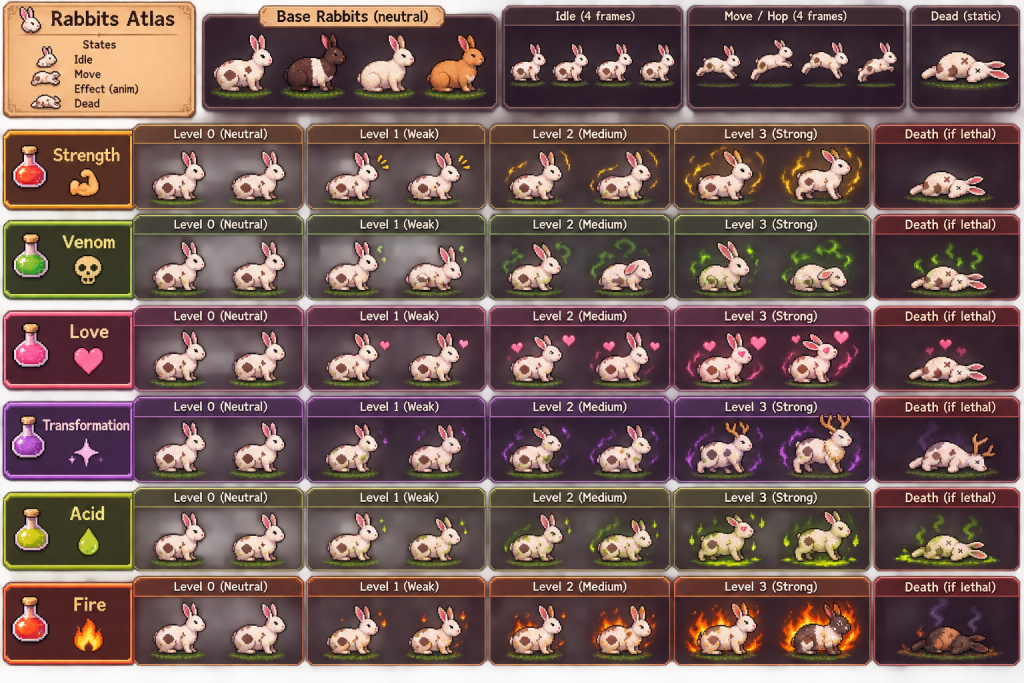
#> input picture art/rabbits/rabbits_atlas.png, 6144 x 4096 px (shown at 1/6 size)
$ python make-rabbits.py ../art/rabbits/rabbits_atlas.png
#> lines starting #> are read from the running program, lines starting #| are printed output that depends on the picture
### scripts/pixelart.py
"""Pixel-art helpers shared by the Wilds sprite builds (scripts/make-meadow.py,
scripts/make-wilds.py). Dev-time only; needs Pillow and NumPy.

The packs are generated concept art: soft edges, uneven grids and far more
colours than pixel art uses. These bring a sprite down to art pixels by
majority vote with a hard alpha (`fit` to an exact size, `down` by a fixed
factor), snap it to a palette, clean stray pixels and halos, outline it and
pack sprites into an atlas.
"""
import colorsys
import math
from collections import Counter
import numpy as np
from PIL import Image


INK = (26, 18, 24, 255)      # the game's outline colour (#1a1218)
GLOW = (255, 243, 196, 255)  # hover outline: warm parchment white


def hexes(*cs):
    return [tuple(int(c[i:i + 2], 16) for i in (1, 3, 5)) for c in cs]


# [29 lines left out: function down, not called in this run]


def dist(a, b):
    return 2 * (a[0] - b[0]) ** 2 + 4 * (a[1] - b[1]) ** 2 + 3 * (a[2] - b[2]) ** 2


# [29 lines left out: functions snap, accents, not called in this run]


def neighbours(p, x, y, w, h):
    return [p[nx, ny] for nx, ny in ((x + 1, y), (x - 1, y), (x, y + 1), (x, y - 1)) if 0 <= nx < w and 0 <= ny < h]


# [80 lines left out: functions despeckle, majority, rim, defringe, not called in this run]


# bark, dark to light (rendering/regions.js OAKBARK)
BARK = hexes('#1e1008', '#4a2a14', '#6e4220', '#94602e', '#b8844a', '#d8a868')


# [41 lines left out: function bark_texture, not called in this run]


def trim(im):
    box = im.getchannel('A').getbbox()
    return im.crop(box) if box else im


# [48 lines left out: functions outline, list_icon, recolour, not called in this run]


def hue_in(h, lo, hi):
    h *= 360
    return lo <= h <= hi if lo <= hi else h >= lo or h <= hi


# [9 lines left out: function anchored, not called in this run]


def pack(sprites, width=256, gap=1):
    order = sorted(sprites, key=lambda k: (-sprites[k].height, k))
    x = y = row = 0
    rects = {}
    for k in order:
        im = sprites[k]
        if x + im.width > width:
            x, y, row = 0, y + row + gap, 0
        rects[k] = (x, y, im.width, im.height)
        x += im.width + gap
        row = max(row, im.height)
    atlas = Image.new('RGBA', (width, y + row), (0, 0, 0, 0))
    for k, (x, y, _, _) in rects.items():
        atlas.paste(sprites[k], (x, y))
    return atlas, rects


# [25 lines left out: function fit, not called in this run]

### scripts/make-rabbits.py
"""Build the Moon Rabbit sprite atlas from the Rabbits Atlas sheet.
Dev-time only: `python scripts/make-rabbits.py` (needs Pillow and NumPy).

The sheet (art/rabbits/rabbits_atlas.png) is a table: along the top the base
rabbits, the idle and hop cycles (four frames each) and the dead rabbit; then
one row per effect (strength, venom, love, transformation, acid, fire) with
two frames for each level 0-3 and a death frame.

Each slot's dark backdrop is flooded in from the slot's edge and cleared (the
rabbits' near-black outline stops the flood, so a pale coat inside it stays,
while coloured auras, flames, hearts and wisps are kept), and the grass tuft
under the feet is dropped (the game draws its own straw). Every frame is then
brought down by one factor by majority vote on a fixed 48 x 34 window whose
bottom row is the feet and whose centre column is the body's, so frames swap
in place inside the 48 x 40 rabbit frame of rendering/rabbit.js (feet on row
33). A second set is made for kits, at kit size.

The rabbit's coat is recoloured per rabbit at run time. The build marks the
coat's pixels in the alpha channel: 254 the white fur, 253 the brown spots
(only on the body, the regions of fur and spot colours that meet the ink
outline, so a pale glint of an aura stays as painted), and
rendering/rabbit-sprites.js paints them in each rabbit's coat and pattern
colour, by their brightness against the ramps' light ends (FUR_V, SPOT_V).

Writes assets/rabbits/atlas.png and src/rendering/rabbit-atlas.js (the frame
rectangles). `--preview out.png` also writes an enlarged sheet.
"""
import colorsys
import os
import sys
import numpy as np
from PIL import Image

sys.path.insert(0, os.path.dirname(os.path.abspath(__file__)))
from pixelart import pack  # noqa: E402

ROOT = os.path.dirname(os.path.dirname(os.path.abspath(__file__)))
SRC = os.path.join(ROOT, 'art', 'rabbits', 'rabbits_atlas.png')
OUT_PNG = os.path.join(ROOT, 'assets', 'rabbits', 'atlas.png')
OUT_JS = os.path.join(ROOT, 'src', 'rendering', 'rabbit-atlas.js')

# the sheet as laid out at 2000 px wide (scaled to the real sheet below)
GRID = 2000
# sheet pixels per art pixel for a grown rabbit (about 26 px from ear tip to toe), and a kit's
SCALE = {'': 11.6, 'kit_': 11.6 / 0.66}
# glow darker than this (luma) outside the outline is backdrop
DIM = 84
# the window every frame is cut on: 48 wide, the feet on its last row
WIN_W, WIN_H, FEET = 48, 34, 33
# the effect rows, by channel (RABBIT_MARKS names): [y0, y1) of the cells
ROWS = [('strength', 282, 405), ('toxicity', 460, 582), ('love', 638, 760),
        ('transformation', 816, 938), ('acid', 992, 1112), ('fire', 1166, 1295)]
LEVEL_COLS = [(264, 588), (603, 944), (959, 1304), (1320, 1695)]
DEATH_COL = (1711, 1988)
TOP = (57, 203)
TOP_CELLS = {'base': ((400, 966), 4), 'idle': ((988, 1328), 4), 'hop': ((1348, 1762), 4), 'dead': ((1783, 1988), 1)}
BASES = ('spotted', 'dutch', 'white', 'ginger')
# the top cells draw their rabbits at other sizes than the effect rows: the
# ratio of each one's rabbit to an effect row's (widths of the cut frames),
# so every frame comes out at one size
CELL_SIZE = {'base': 1.15, 'idle': 0.7, 'hop': 0.7, 'dead': 1.18}


def load():
    im = Image.open(SRC).convert('RGB')
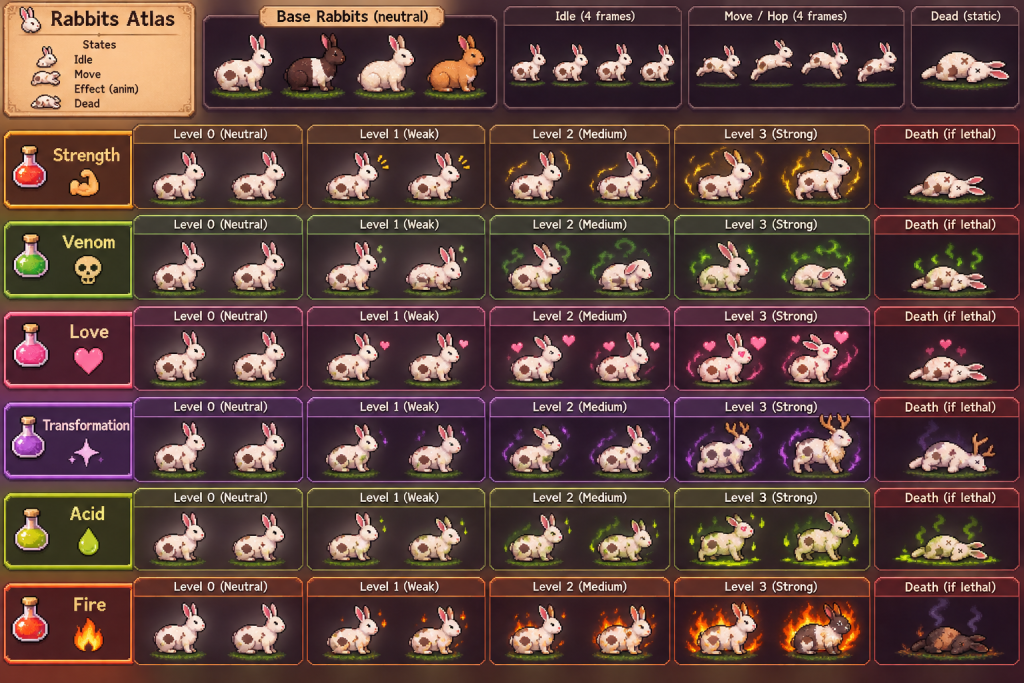
#> im: PIL image 6144x4096 RGB (shown at 1/6 size); mean R, G, B 97.2, 69.4, 64
    return np.asarray(im).astype(np.int16), im.width / GRID


def slots(n, x0, x1):
    w = (x1 - x0) / n
    return [(x0 + i * w, x0 + (i + 1) * w) for i in range(n)]


def flood(passable):
    """Pixels of `passable` reachable from the edge (4-neighbourhood)."""
    reach = np.zeros_like(passable)
    reach[0, :], reach[-1, :], reach[:, 0], reach[:, -1] = passable[0, :], passable[-1, :], passable[:, 0], passable[:, -1]
    while True:
        grown = reach.copy()
        grown[1:, :] |= reach[:-1, :]
        grown[:-1, :] |= reach[1:, :]
        grown[:, 1:] |= reach[:, :-1]
        grown[:, :-1] |= reach[:, 1:]
        grown &= passable
        if (grown == reach).all():
            return reach
        reach = grown


def cut(px, charred=False, dark=False):
    """RGBA of one slot: the backdrop and the grass cleared."""
    r, g, b = px[..., 0], px[..., 1], px[..., 2]
    hi, lo = px.max(-1), px.min(-1)
    luma = 0.3 * r + 0.59 * g + 0.11 * b
    # the backdrop: dark and dull (its vignette never gets brighter than this);
    # the outline is darker still, so the flood stops at the rabbit
    back = (luma >= 24) & (luma < 112) & (hi - lo < 46)
    if charred:
        # a burnt body is as dark and dull as the backdrop, but brown where it leans violet
        back &= b >= g - 6
    elif not dark:
        # the dim fringe of a glow is the glow mixed into the dark backdrop: muddy
        # on a light page, so only an aura's bright core is kept
        back |= (luma >= 24) & (luma < DIM)
    # grass: green, in the lowest band of the slot (where the tufts sit)
    h = px.shape[0]
    band = np.zeros_like(back)
    band[int(h * 0.74):, :] = True
    grass = band & (g > r + 6) & (g > b + 10) & (luma < 150)
    clear = flood(back | grass | (band & (luma < 24)))
    alpha = np.where(clear, 0, 255).astype(np.uint8)
    return np.dstack([px.astype(np.uint8), alpha])


def body_box(rgba):
    """Bottom row and centre column of the rabbit itself: its pale coat and dark outline, not its aura."""
    px = rgba[..., :3].astype(np.int16)
    hi, lo = px.max(-1), px.min(-1)
    a = rgba[..., 3] > 0
    luma = 0.3 * px[..., 0] + 0.59 * px[..., 1] + 0.11 * px[..., 2]
    coat = a & (hi - lo < 70) & (luma > 120)
    rows, cols = np.nonzero(coat)
    if not len(rows):
        rows, cols = np.nonzero(a)
    # the lowest coat row with real width (not a stray speck); the outline under it is added by the caller
    width = coat.sum(1)
    bottom = max(y for y in range(rgba.shape[0]) if width[y] >= max(3, width.max() * 0.08))
    x0, x1 = np.percentile(cols, [1, 99])
    return bottom, (x0 + x1) / 2


def window(rgba, f, bottom, cx):
    """Majority vote on the fixed window at f sheet pixels per art pixel."""
    pal_src = Image.fromarray(rgba[..., :3]).quantize(64, method=Image.Quantize.MEDIANCUT, dither=Image.Dither.NONE)
    idx, pal = np.asarray(pal_src), pal_src.getpalette()
    a = rgba[..., 3] > 0
    out = np.zeros((WIN_H, WIN_W, 4), np.uint8)
    top = bottom + 1 - WIN_H * f
    left = cx - WIN_W * f / 2
    H, W = a.shape
    for y in range(WIN_H):
        sy0, sy1 = int(round(top + y * f)), int(round(top + (y + 1) * f))
        if sy1 <= 0 or sy0 >= H:
            continue
        for x in range(WIN_W):
            sx0, sx1 = int(round(left + x * f)), int(round(left + (x + 1) * f))
            if sx1 <= 0 or sx0 >= W:
                continue
            ba = a[max(0, sy0):sy1, max(0, sx0):sx1]
            full = (sy1 - sy0) * (sx1 - sx0)
            if not ba.size or ba.sum() < full * 0.5:
                continue
            i = np.bincount(idx[max(0, sy0):sy1, max(0, sx0):sx1][ba]).argmax()
            out[y, x] = (*pal[i * 3:i * 3 + 3], 255)
    return out


def specks(out, keep=4):
    """Drop opaque islands smaller than `keep` pixels that are dull (noise, not a spark or a heart)."""
    h, w = out.shape[:2]
    seen = np.zeros((h, w), bool)
    for y in range(h):
        for x in range(w):
            if seen[y, x] or not out[y, x, 3]:
                continue
            comp, stack = [], [(y, x)]
            seen[y, x] = True
            while stack:
                cy, cx = stack.pop()
                comp.append((cy, cx))
                for ny, nx in ((cy + 1, cx), (cy - 1, cx), (cy, cx + 1), (cy, cx - 1)):
                    if 0 <= ny < h and 0 <= nx < w and not seen[ny, nx] and out[ny, nx, 3]:
                        seen[ny, nx] = True
                        stack.append((ny, nx))
            if len(comp) < keep:
                bright = max(colorsys.rgb_to_hsv(*(out[p][:3] / 255))[1] for p in comp)
                if bright < 0.45:
                    for p in comp:
                        out[p] = 0
    return out


# the frames whose rabbit is itself dark (the Dutch coat, the charred one in the flames)
DARK = ('dutch', 'fire_3_1')


def frame(sheet, k, box, f, charred=False, dark=False):
    """One frame: the slot in grid units, cut, anchored on its body, brought down by f."""
    (x0, x1), (y0, y1) = box
    px = sheet[int(y0 * k):int(y1 * k), int(x0 * k):int(x1 * k)]
    rgba = cut(px, charred, dark)
    bottom, cx = body_box(rgba)
    bottom += round(f * 0.9)  # the dark outline under the toes is the frame's last row
    return Image.fromarray(specks(window(rgba, f, bottom, cx)), 'RGBA')


def build():
    sheet, k = load()
#> k = 3.07
    S = {}
    for pre, scale in SCALE.items():
        f = scale * k * GRID / 6144  # SCALE is in pixels of the 6144 px master
        for name, ((x0, x1), n) in TOP_CELLS.items():
            for i, sl in enumerate(slots(n, x0, x1)):
                key = f'{pre}{BASES[i]}' if name == 'base' else f'{pre}{name}' if n == 1 else f'{pre}{name}_{i}'
                if name == 'base' and (pre or BASES[i] in ('spotted', 'ginger')):
                    continue  # every coat colour is painted from the sheet rabbit; kits rest in the idle cycle
                S[key] = frame(sheet, k, (sl, TOP), f * CELL_SIZE[name], dark=key.endswith(DARK))
        for ch, y0, y1 in ROWS:
            for lv, (x0, x1) in enumerate(LEVEL_COLS):
                if lv == 0:
                    continue  # level 0 is the idle rabbit again
                for i, sl in enumerate(slots(2, x0, x1)):
                    S[f'{pre}{ch}_{lv}_{i}'] = frame(sheet, k, (sl, (y0, y1)), f, dark=f'{ch}_{lv}_{i}' in DARK)
            S[f'{pre}{ch}_dead'] = frame(sheet, k, (DEATH_COL, (y0, y1)), f, charred=ch == 'fire')
#> this loop made 2 passes
#> f on pass 1: 11.6
#> pass 1, in frame, `px = sheet[int(y0 * k):int(y1 * k), int(x0 * k):int(x1 * k)]`:
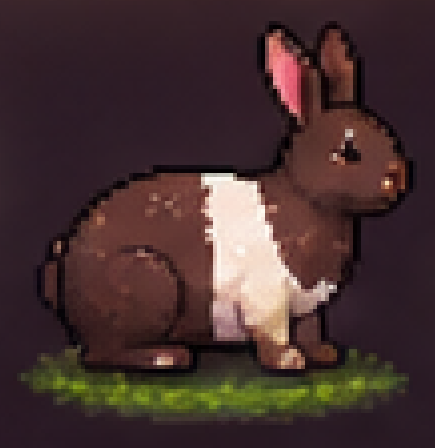
#> px: shape (448, 435, 3) int16; mean R, G, B 70, 48.8, 48
#> pass 1, in cut, `r, g, b = px[..., 0], px[..., 1], px[..., 2]`:
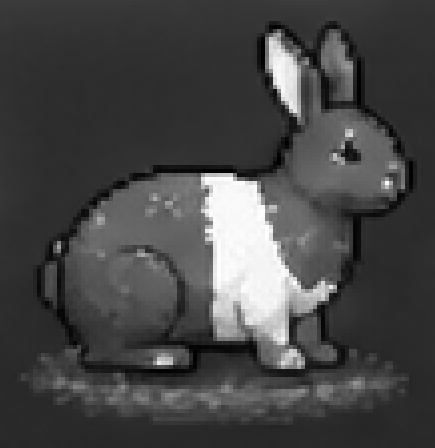
#> r: shape (448, 435) int16; min 0, max 255, mean 70
#> pass 1, in cut, `r, g, b = px[..., 0], px[..., 1], px[..., 2]`:
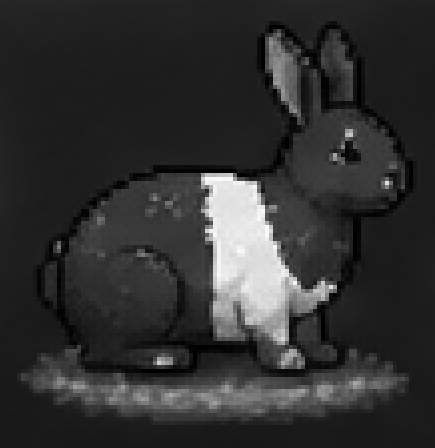
#> g: shape (448, 435) int16; min 0, max 251, mean 48.8
#> pass 1, in cut, `r, g, b = px[..., 0], px[..., 1], px[..., 2]`:
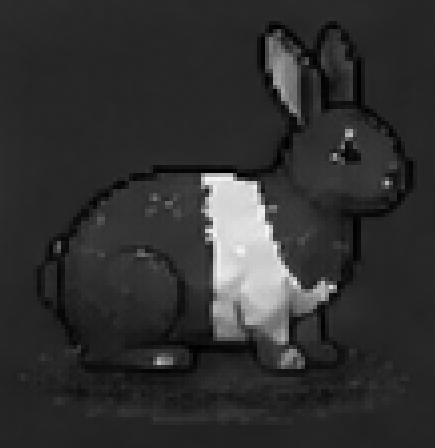
#> b: shape (448, 435) int16; min 0, max 245, mean 48
    return S


# ------------------------------------------------------------------ the coat ramps

FUR, SPOT = 254, 253
INK = (26, 18, 24, 255)  # the outline colour of the procedural rabbits (rabbit.js K)
FUR_V, SPOT_V = 0.96, 0.45


def coat_roles(im):
    """Mark the coat in the alpha channel (FUR, SPOT): fur- and spot-coloured
    regions of three or more pixels that touch the ink outline in three places."""
    px = np.asarray(im).copy()
    h, w = px.shape[:2]
    role = np.zeros((h, w), np.uint8)
    ink = np.zeros((h, w), bool)
    for y in range(h):
        for x in range(w):
            r, g, b, a = (int(v) for v in px[y, x])
            if not a:
                continue
            hh, ss, vv = colorsys.rgb_to_hsv(r / 255, g / 255, b / 255)
            hue = hh * 360
            # the fur is a warm white (the pink of the ears is redder and stronger); the spots a mid brown
            if ((10 <= hue <= 32 and ss < 0.36) or ss < 0.12) and vv > 0.55:
                role[y, x] = FUR
            elif (hue < 40 or hue > 340) and 0.25 <= ss <= 0.7 and 0.2 < vv <= 0.55:
                role[y, x] = SPOT
            elif 0.3 * r + 0.59 * g + 0.11 * b < 50:
                ink[y, x] = True
    seen = np.zeros((h, w), bool)
    for y in range(h):
        for x in range(w):
            if seen[y, x] or not role[y, x]:
                continue
            comp, stack, touch = [], [(y, x)], set()
            seen[y, x] = True
            while stack:
                cy, cx = stack.pop()
                comp.append((cy, cx))
                for ny, nx in ((cy + 1, cx), (cy - 1, cx), (cy, cx + 1), (cy, cx - 1)):
                    if 0 <= ny < h and 0 <= nx < w:
                        if ink[ny, nx]:
                            touch.add((ny, nx))
                        elif role[ny, nx] and not seen[ny, nx]:
                            seen[ny, nx] = True
                            stack.append((ny, nx))
            if len(comp) >= 3 and len(touch) >= 3:
                for p in comp:
                    px[p][3] = role[p]
    # close the outline where the soft source left the coat open to the page
    coat = px[..., 3] >= SPOT
    coat &= px[..., 3] < 255
    for y in range(h):
        for x in range(w):
            if px[y, x, 3]:
                continue
            if any(0 <= y + dy < h and 0 <= x + dx < w and coat[y + dy, x + dx] for dy, dx in ((1, 0), (-1, 0), (0, 1), (0, -1))):
                px[y, x] = INK
    return Image.fromarray(px, 'RGBA')


def main():
    sprites = build()
    # a charred body keeps its own colours
    sprites = {k: im if k.endswith('fire_dead') else coat_roles(im) for k, im in sprites.items()}
    atlas, rects = pack(sprites, width=512)
#> the loop in pack, `for k in order:` made 104 passes
#> k on passes 1 to 12: 'acid_1_0', 'acid_1_1', 'acid_2_0', 'acid_2_1', 'acid_3_0', 'acid_3_1', 'acid_dead', 'dead', 'dutch', 'fire_1_0', 'fire_1_1', 'fire_2_0'
#> pass 1, in pack, `im = sprites[k]`:
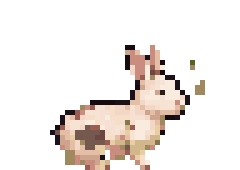
#> im: PIL image 48x34 RGBA (shown 5 times larger); mean R, G, B, A 41.9, 35.5, 31.6, 55.8; transparent parts drawn white
#> in pack, `atlas = Image.new('RGBA', (width, y + row), (0, 0, 0, 0))`: atlas: PIL image 512x384 RGBA; every value is 0
#> the loop in pack, `for k, (x, y, _, _) in rects.items():` made 104 passes
#> (k, x, y) on passes 1 to 12: ('acid_1_0', 0, 0), ('acid_1_1', 49, 0), ('acid_2_0', 98, 0), ('acid_2_1', 147, 0), ('acid_3_0', 196, 0), ('acid_3_1', 245, 0), ('acid_dead', 294, 0), ('dead', 343, 0), ('dutch', 392, 0), ('fire_1_0', 441, 0), ('fire_1_1', 0, 35), ('fire_2_0', 49, 35)
#> after the loop in pack, `for k, (x, y, _, _) in rects.items():`:
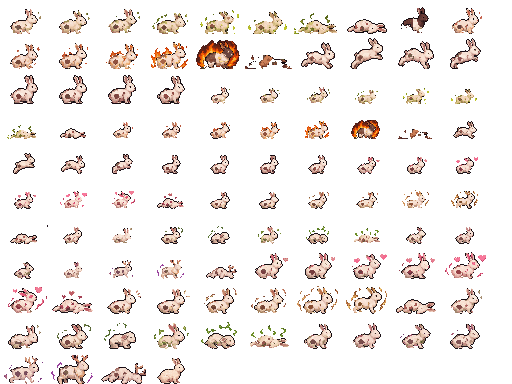
#> atlas: PIL image 512x384 RGBA; mean R, G, B, A 29.3, 23.5, 20.8, 41.6; transparent parts drawn white
    os.makedirs(os.path.dirname(OUT_PNG), exist_ok=True)
    atlas.save(OUT_PNG, optimize=True)
    lines = [
        '// Generated by scripts/make-rabbits.py from art/rabbits/ — do not edit.',
        '// Frame rectangles [x, y, w, h] in assets/rabbits/atlas.png: every frame is the',
        '// 48 × 34 top of a rabbit frame (feet on row 33); kit_ frames are drawn at kit size.',
        '',
        "export const ATLAS_URL = 'assets/rabbits/atlas.png';",
        f'export const ATLAS_SIZE = [{atlas.width}, {atlas.height}];',
        '',
        '/** @type {Record<string, [number, number, number, number]>} */',
        'export const FRAMES = {',
    ]
    for key in sorted(rects):
        lines.append(f"  {key.replace('-', '_')}: [{', '.join(str(v) for v in rects[key])}],")
#> this loop made 104 passes
    lines += ['};', '',
              '/** Alpha of the coat\'s pixels (the fur, the spots) and the brightness of each ramp\'s light end. */',
              f'export const COAT_ALPHA = {{ fur: {FUR}, spot: {SPOT} }};',
              f'export const COAT_V = {{ fur: {FUR_V}, spot: {SPOT_V} }};', '']
    with open(OUT_JS, 'w', encoding='utf-8') as fh:
        fh.write('\n'.join(lines))
    print(f'{len(rects)} frames, atlas {atlas.width}x{atlas.height} -> {os.path.relpath(OUT_PNG, ROOT)}')
#| 104 frames, atlas 512x384 -> assets/rabbits/atlas.png
    if '--preview' in sys.argv:
        out = sys.argv[sys.argv.index('--preview') + 1]
        bg = Image.new('RGBA', atlas.size, (60, 70, 60, 255))
        bg.alpha_composite(atlas)
        bg.resize((atlas.width * 3, atlas.height * 3), Image.NEAREST).save(out)


if __name__ == '__main__':
    main()
